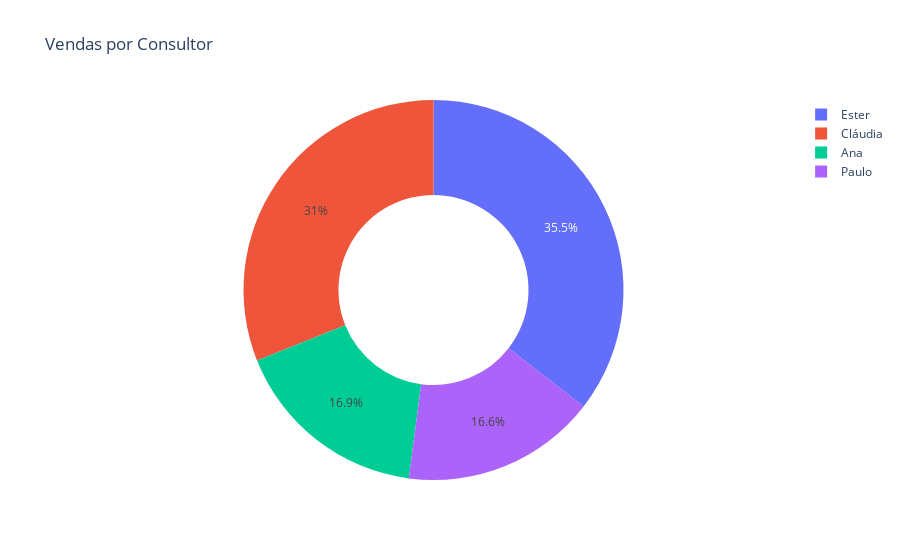

Write notebook code for a chart like this one.
### Markdown cell above
# Graph 2 - Top Vendas por Consultor (pie)

### Code cell
df2 = df.groupby('Consultor')['Vendas'].sum().reset_index()

# Crie o gráfico de pizza
fig2 = px.pie(df1, names='Consultor', values='Vendas', title='Vendas por Consultor', hole=0.5)

# Exiba o gráfico
fig2.show()

### Figure 1 — Plotly figure (JSON) as saved in the notebook; plotly's stock layout.template omitted (floating-point values rounded to 4 significant figures)
{"data": [{"domain": {"x": [0, 1], "y": [0, 1]}, "hole": 0.5, "hovertemplate": "Consultor=%{label}<br>Vendas=%{value}<extra></extra>", "labels": ["Ana ", "Cláudia", "Ester", "Paulo"], "legendgroup": "", "name": "", "showlegend": true, "type": "pie", "values": [1043, 1918, 2193, 1024]}], "layout": {"legend": {"tracegroupgap": 0}, "title": {"text": "Vendas por Consultor"}}}
